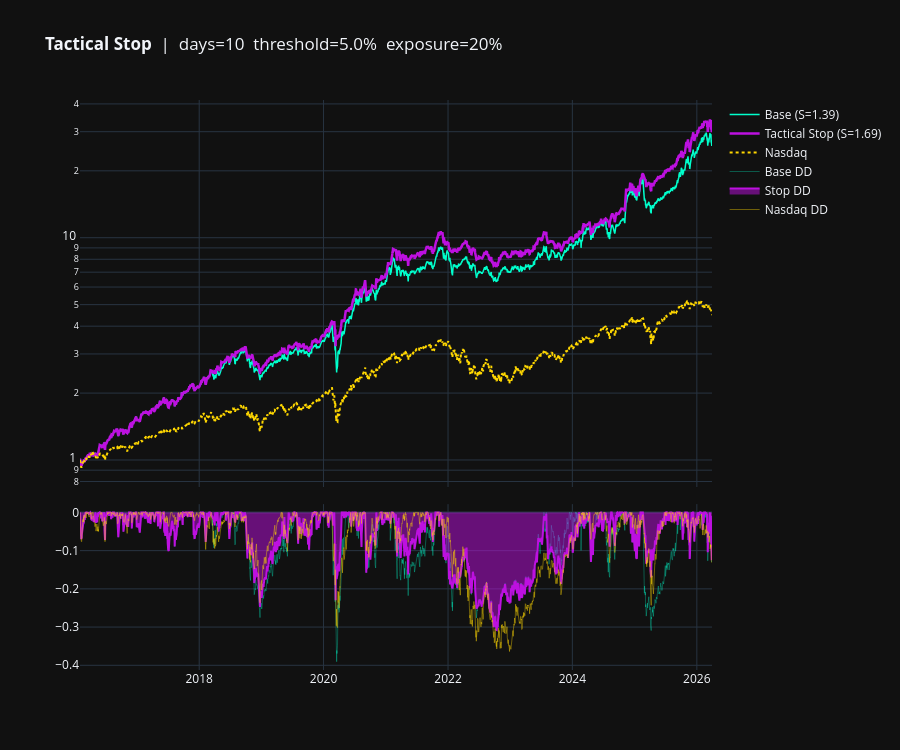

Notebook source saved alongside this figure:
### Code cell
# ── 7.1 Equity curve comparison ───────────────────────────────────────────
fig_s = make_subplots(rows=2, cols=1, shared_xaxes=True,
                      vertical_spacing=0.03, row_heights=[0.7, 0.3])

fig_s.add_trace(go.Scatter(x=cum_strat.index, y=cum_strat.values.flatten(),
    name=f"Base (S={s_orig:.2f})", line=dict(color='#00FFCC', width=1.5)), row=1, col=1)
fig_s.add_trace(go.Scatter(x=cum_stop.index, y=cum_stop.values.flatten(),
    name=f"Tactical Stop (S={s_stop:.2f})", line=dict(color='#BD10E0', width=2.5)), row=1, col=1)
fig_s.add_trace(go.Scatter(x=cum_ndq.index, y=cum_ndq.values.flatten(),
    name="Nasdaq", line=dict(color='#FFD700', dash='dot')), row=1, col=1)

fig_s.add_trace(go.Scatter(x=strat_dd.index, y=strat_dd.values.flatten(),
    name="Base DD", line=dict(color='#00FFCC', width=1), opacity=0.3), row=2, col=1)
fig_s.add_trace(go.Scatter(x=stop_dd.index, y=stop_dd.values.flatten(),
    fill='tozeroy', name="Stop DD", line=dict(color='#BD10E0')), row=2, col=1)
fig_s.add_trace(go.Scatter(x=ndq_dd.index, y=ndq_dd.values.flatten(),
    name="Nasdaq DD", line=dict(color='#FFD700', width=1), opacity=0.4), row=2, col=1)

fig_s.update_yaxes(type="log", row=1, col=1)
fig_s.update_layout(height=750, template="plotly_dark", hovermode="x unified",
    title=f"<b>Tactical Stop</b>  |  days={STOP_DAYS}  threshold={THRESHOLD:.1%}  "
          f"exposure={REDUCED_EXPOSURE:.0%}")
fig_s.show()

### Figure 1 — Plotly figure (JSON) as saved in the notebook; plotly's stock layout.template omitted (floating-point values rounded to 4 significant figures; data arrays with more than 128 entries replaced by an {"elided": "..."} marker saying what was removed)
{"data": [{"line": {"color": "#00FFCC", "width": 1.5}, "name": "Base (S=1.39)", "type": "scatter", "x": {"elided": "2556 str values"}, "xaxis": "x", "y": {"elided": "2556 float values"}, "yaxis": "y"}, {"line": {"color": "#BD10E0", "width": 2.5}, "name": "Tactical Stop (S=1.69)", "type": "scatter", "x": {"elided": "2556 str values"}, "xaxis": "x", "y": {"elided": "2556 float values"}, "yaxis": "y"}, {"line": {"color": "#FFD700", "dash": "dot"}, "name": "Nasdaq", "type": "scatter", "x": {"elided": "2556 str values"}, "xaxis": "x", "y": {"elided": "2556 float values"}, "yaxis": "y"}, {"line": {"color": "#00FFCC", "width": 1}, "name": "Base DD", "opacity": 0.3, "type": "scatter", "x": {"elided": "2556 str values"}, "xaxis": "x2", "y": {"elided": "2556 float values"}, "yaxis": "y2"}, {"fill": "tozeroy", "line": {"color": "#BD10E0"}, "name": "Stop DD", "type": "scatter", "x": {"elided": "2556 str values"}, "xaxis": "x2", "y": {"elided": "2556 float values"}, "yaxis": "y2"}, {"line": {"color": "#FFD700", "width": 1}, "name": "Nasdaq DD", "opacity": 0.4, "type": "scatter", "x": {"elided": "2556 str values"}, "xaxis": "x2", "y": {"elided": "2556 float values"}, "yaxis": "y2"}], "layout": {"height": 750, "hovermode": "x unified", "title": {"text": "<b>Tactical Stop</b>  |  days=10  threshold=5.0%  exposure=20%"}, "xaxis": {"anchor": "y", "domain": [0.0, 1.0], "matches": "x2", "showticklabels": false}, "xaxis2": {"anchor": "y2", "domain": [0.0, 1.0]}, "yaxis": {"anchor": "x", "domain": [0.321, 1.0], "type": "log"}, "yaxis2": {"anchor": "x2", "domain": [0.0, 0.291]}}}
